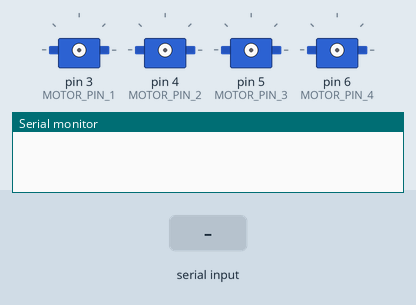
Simulated run of this sketch. Board: Arduino Uno, built with avr-gcc and run on an emulated ATmega328P. Parts: 4 × servo, the last lines printed to the serial monitor. The test bench sets the inputs (shaded band).

Above: at 0.1 s.
At 3.4 s:
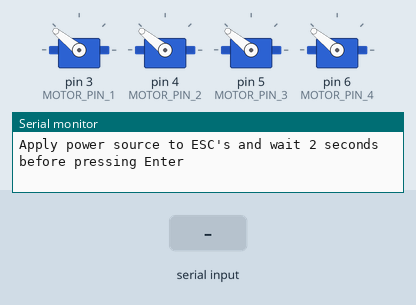
3.5 s: "90,45\n" received over Serial
At 4.1 s:
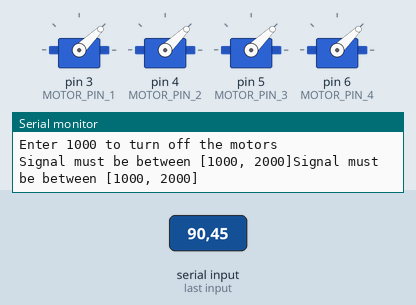
5.0 s: "30,150\n" received over Serial
Timing chart, 0 to 8.0 s (numbered marks = the images above; inputs shaded):
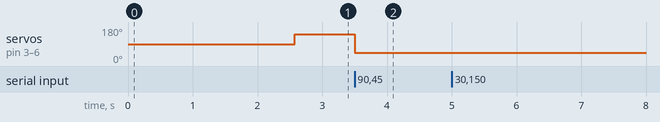

The sketch:

ESC_calibration.ino
```cpp
/*
 * ESC calibration : Setting up MAX/MIN signal the ESC will recieve.
 */
#include <Servo.h>

#define MAX_SIGNAL 2000
#define MIN_SIGNAL 1000
#define MOTOR_PIN_1 3
#define MOTOR_PIN_2 4
#define MOTOR_PIN_3 5
#define MOTOR_PIN_4 6

Servo motor1;
Servo motor2;
Servo motor3;
Servo motor4;

int CURRENT_SIGNAL = 1000;

void setup() {

  Serial.begin(9600);
  delay(1500);
  Serial.println("ESC calibration routine initializes...");

  motor1.attach(MOTOR_PIN_1);
  motor2.attach(MOTOR_PIN_2);
  motor3.attach(MOTOR_PIN_3);
  motor4.attach(MOTOR_PIN_4);

  delay(1000);
  Serial.println("ESC's attached.");


  Serial.print("Sending maximum output: (");
  Serial.print(MAX_SIGNAL);
  Serial.print(" micro_second pulse)");
  Serial.print("\n");
  Serial.println("Apply power source to ESC's and wait 2 seconds before pressing Enter");

  // Send MAX_SIGNAL output
  motor1.writeMicroseconds(MAX_SIGNAL);
  motor2.writeMicroseconds(MAX_SIGNAL);
  motor3.writeMicroseconds(MAX_SIGNAL);
  motor4.writeMicroseconds(MAX_SIGNAL);


  // Wait for input
  while (!Serial.available());
  Serial.read();

  // Send MIN_SIGNAL output
  Serial.println("\n");
  Serial.println("\n");
  Serial.print("Sending minimum output: (");
  Serial.print(MIN_SIGNAL);
  Serial.print(" micro-second pulse)");
  Serial.print("\n");
  motor1.writeMicroseconds(MIN_SIGNAL);
  motor2.writeMicroseconds(MIN_SIGNAL);
  motor3.writeMicroseconds(MIN_SIGNAL);
  motor4.writeMicroseconds(MIN_SIGNAL);
  Serial.println("The ESC is calibrated");
  Serial.println("---------------------");


  Serial.println("You can now enter values between 1000 and 2000");
  Serial.println("to adjust the motor speed");
  Serial.println("Enter 1000 to turn off the motors");
}

void loop() {

  if (Serial.available() > 0)
  {
    int CURRENT_SIGNAL = Serial.parseInt();
    if (CURRENT_SIGNAL > 999 and CURRENT_SIGNAL < 2001)
    {
      motor1.writeMicroseconds(CURRENT_SIGNAL);
      motor2.writeMicroseconds(CURRENT_SIGNAL);
      motor3.writeMicroseconds(CURRENT_SIGNAL);
      motor4.writeMicroseconds(CURRENT_SIGNAL);
    }else{
      Serial.print("Signal must be between [1000, 2000]");
    }
  }
}
```

Measured:
- after the input at 3.5 s, servo on pin 3 (MOTOR_PIN_1), servo on pin 4 (MOTOR_PIN_2), servo on pin 5 (MOTOR_PIN_3), servo on pin 6 (MOTOR_PIN_4): 141° → 44° at once
